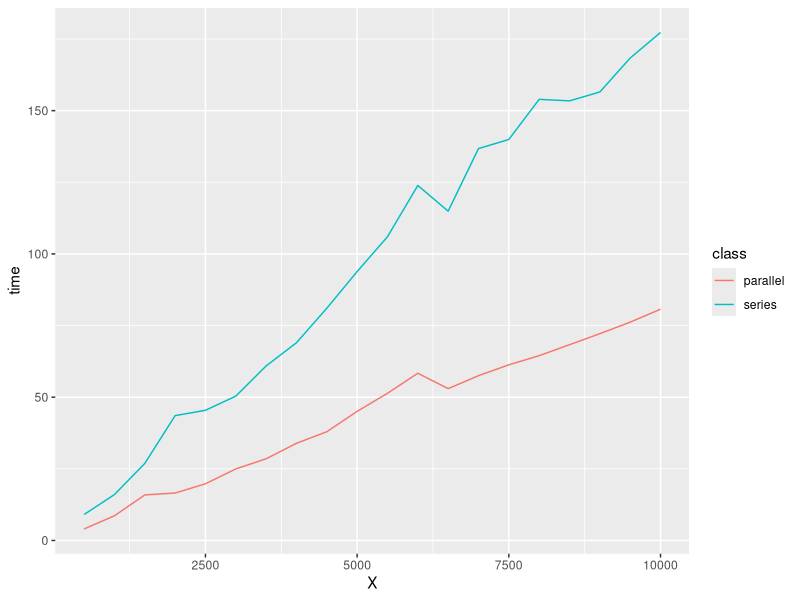

Here is the R script that generated this plot:
## ---- chunk 1

library(dplyr, quietly = TRUE)
library(tidyr, quietly = TRUE)

timer <- read.csv('data/output/parallel_timer.csv')

timer$X <- timer$X * 500

timer <- timer %>% gather(class, time, -X)

library(ggplot2)

ggplot(timer, aes(x = X, y = time)) + geom_line(aes(color = class))

